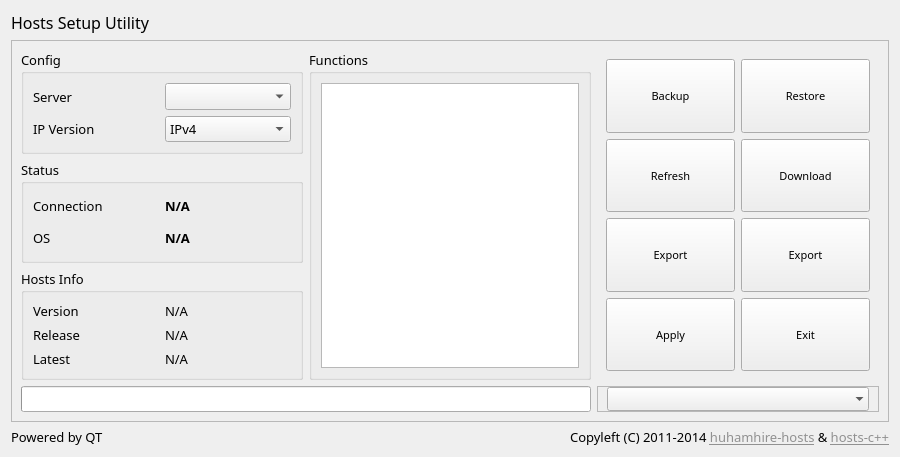
<?xml version="1.0" encoding="UTF-8"?>
<ui version="4.0">
 <author>huhamhire</author>
 <class>Util</class>
 <widget class="QDialog" name="Util">
  <property name="enabled">
   <bool>true</bool>
  </property>
  <property name="geometry">
   <rect>
    <x>0</x>
    <y>0</y>
    <width>900</width>
    <height>457</height>
   </rect>
  </property>
  <property name="sizePolicy">
   <sizepolicy hsizetype="Expanding" vsizetype="Expanding">
    <horstretch>0</horstretch>
    <verstretch>0</verstretch>
   </sizepolicy>
  </property>
  <property name="font">
   <font>
    <family>Sans</family>
    <pointsize>10</pointsize>
   </font>
  </property>
  <property name="contextMenuPolicy">
   <enum>Qt::DefaultContextMenu</enum>
  </property>
  <property name="windowTitle">
   <string>Hosts Setup Utility</string>
  </property>
  <property name="windowIcon">
   <iconset resource="res/util.qrc">
    <normaloff>:/icon/img/icons/ic_launcher.png</normaloff>:/icon/img/icons/ic_launcher.png</iconset>
  </property>
  <property name="locale">
   <locale language="English" country="UnitedStates"/>
  </property>
  <property name="sizeGripEnabled">
   <bool>false</bool>
  </property>
  <property name="modal">
   <bool>false</bool>
  </property>
  <layout class="QGridLayout" name="gridLayout">
   <item row="0" column="1">
    <widget class="QLabel" name="VersionLabel">
     <property name="sizePolicy">
      <sizepolicy hsizetype="Expanding" vsizetype="Preferred">
       <horstretch>0</horstretch>
       <verstretch>0</verstretch>
      </sizepolicy>
     </property>
     <property name="font">
      <font>
       <pointsize>10</pointsize>
      </font>
     </property>
     <property name="alignment">
      <set>Qt::AlignRight|Qt::AlignTrailing|Qt::AlignVCenter</set>
     </property>
    </widget>
   </item>
   <item row="2" column="0">
    <widget class="QLabel" name="label">
     <property name="sizePolicy">
      <sizepolicy hsizetype="Expanding" vsizetype="Preferred">
       <horstretch>0</horstretch>
       <verstretch>0</verstretch>
      </sizepolicy>
     </property>
     <property name="font">
      <font>
       <pointsize>10</pointsize>
      </font>
     </property>
     <property name="text">
      <string>Powered by QT</string>
     </property>
    </widget>
   </item>
   <item row="2" column="1">
    <widget class="QLabel" name="Copyright">
     <property name="sizePolicy">
      <sizepolicy hsizetype="Expanding" vsizetype="Preferred">
       <horstretch>0</horstretch>
       <verstretch>0</verstretch>
      </sizepolicy>
     </property>
     <property name="font">
      <font>
       <pointsize>10</pointsize>
      </font>
     </property>
     <property name="text">
      <string>&lt;html&gt;&lt;head/&gt;&lt;body&gt;&lt;p&gt;Copyleft (C) 2011-2014 &lt;a href=&quot;https://hosts.huhamhire.com/&quot;&gt;&lt;span style=&quot; text-decoration: underline; color:#919191;&quot;&gt;huhamhire-hosts&lt;/span&gt;&lt;/a&gt; &amp;amp; &lt;a href=&quot;https://github.com/wzyy2/Hoststool-Cpp&quot;&gt;&lt;span style=&quot; text-decoration: underline; color:#919191;&quot;&gt;hosts-c++&lt;/span&gt;&lt;/a&gt;&lt;/p&gt;&lt;/body&gt;&lt;/html&gt;</string>
     </property>
     <property name="alignment">
      <set>Qt::AlignRight|Qt::AlignTrailing|Qt::AlignVCenter</set>
     </property>
    </widget>
   </item>
   <item row="1" column="0" colspan="2">
    <widget class="QFrame" name="mainFrame">
     <property name="sizePolicy">
      <sizepolicy hsizetype="Expanding" vsizetype="Expanding">
       <horstretch>0</horstretch>
       <verstretch>0</verstretch>
      </sizepolicy>
     </property>
     <property name="font">
      <font>
       <pointsize>10</pointsize>
      </font>
     </property>
     <property name="frameShape">
      <enum>QFrame::StyledPanel</enum>
     </property>
     <property name="frameShadow">
      <enum>QFrame::Raised</enum>
     </property>
     <layout class="QGridLayout" name="gridLayout_2">
      <item row="0" column="4" rowspan="3">
       <widget class="QFrame" name="frame">
        <property name="sizePolicy">
         <sizepolicy hsizetype="Expanding" vsizetype="Expanding">
          <horstretch>0</horstretch>
          <verstretch>0</verstretch>
         </sizepolicy>
        </property>
        <property name="frameShape">
         <enum>QFrame::NoFrame</enum>
        </property>
        <property name="frameShadow">
         <enum>QFrame::Raised</enum>
        </property>
        <property name="lineWidth">
         <number>0</number>
        </property>
        <layout class="QGridLayout" name="gridLayout_6">
         <item row="0" column="0">
          <widget class="QPushButton" name="ButtonBackup">
           <property name="sizePolicy">
            <sizepolicy hsizetype="Expanding" vsizetype="Expanding">
             <horstretch>0</horstretch>
             <verstretch>0</verstretch>
            </sizepolicy>
           </property>
           <property name="font">
            <font>
             <pointsize>8</pointsize>
            </font>
           </property>
           <property name="focusPolicy">
            <enum>Qt::NoFocus</enum>
           </property>
           <property name="toolTip">
            <string>Backup hosts</string>
           </property>
           <property name="whatsThis">
            <string>Backup the hosts file of current system.</string>
           </property>
           <property name="text">
            <string>Backup</string>
           </property>
           <property name="icon">
            <iconset resource="res/util.qrc">
             <normaloff>:/buttons/img/buttons/button_backup.png</normaloff>
             <disabledoff>:/buttons/img/buttons/button_backup_disabled.png</disabledoff>:/buttons/img/buttons/button_backup.png</iconset>
           </property>
           <property name="iconSize">
            <size>
             <width>32</width>
             <height>32</height>
            </size>
           </property>
           <property name="autoDefault">
            <bool>false</bool>
           </property>
           <property name="default">
            <bool>false</bool>
           </property>
           <property name="flat">
            <bool>false</bool>
           </property>
          </widget>
         </item>
         <item row="0" column="1">
          <widget class="QPushButton" name="ButtonRestore">
           <property name="sizePolicy">
            <sizepolicy hsizetype="Expanding" vsizetype="Expanding">
             <horstretch>0</horstretch>
             <verstretch>0</verstretch>
            </sizepolicy>
           </property>
           <property name="font">
            <font>
             <pointsize>8</pointsize>
            </font>
           </property>
           <property name="focusPolicy">
            <enum>Qt::NoFocus</enum>
           </property>
           <property name="toolTip">
            <string>Restore backup</string>
           </property>
           <property name="whatsThis">
            <string>Restore a previous backup of hosts file.</string>
           </property>
           <property name="text">
            <string>Restore</string>
           </property>
           <property name="icon">
            <iconset resource="res/util.qrc">
             <normaloff>:/buttons/img/buttons/button_restore.png</normaloff>
             <disabledoff>:/buttons/img/buttons/button_restore_disabled.png</disabledoff>:/buttons/img/buttons/button_restore.png</iconset>
           </property>
           <property name="iconSize">
            <size>
             <width>32</width>
             <height>32</height>
            </size>
           </property>
           <property name="autoDefault">
            <bool>false</bool>
           </property>
           <property name="default">
            <bool>false</bool>
           </property>
          </widget>
         </item>
         <item row="1" column="0">
          <widget class="QPushButton" name="ButtonCheck">
           <property name="sizePolicy">
            <sizepolicy hsizetype="Expanding" vsizetype="Expanding">
             <horstretch>0</horstretch>
             <verstretch>0</verstretch>
            </sizepolicy>
           </property>
           <property name="font">
            <font>
             <pointsize>8</pointsize>
            </font>
           </property>
           <property name="focusPolicy">
            <enum>Qt::NoFocus</enum>
           </property>
           <property name="toolTip">
            <string>Check update / Refresh</string>
           </property>
           <property name="whatsThis">
            <string>Check the latest version of hosts data file.</string>
           </property>
           <property name="text">
            <string>Refresh</string>
           </property>
           <property name="icon">
            <iconset resource="res/util.qrc">
             <normaloff>:/buttons/img/buttons/button_update.png</normaloff>
             <disabledoff>:/buttons/img/buttons/button_update_disabled.png</disabledoff>:/buttons/img/buttons/button_update.png</iconset>
           </property>
           <property name="iconSize">
            <size>
             <width>32</width>
             <height>32</height>
            </size>
           </property>
           <property name="autoDefault">
            <bool>false</bool>
           </property>
          </widget>
         </item>
         <item row="2" column="0">
          <widget class="QPushButton" name="ButtonANSI">
           <property name="sizePolicy">
            <sizepolicy hsizetype="Expanding" vsizetype="Expanding">
             <horstretch>0</horstretch>
             <verstretch>0</verstretch>
            </sizepolicy>
           </property>
           <property name="font">
            <font>
             <pointsize>8</pointsize>
            </font>
           </property>
           <property name="focusPolicy">
            <enum>Qt::NoFocus</enum>
           </property>
           <property name="toolTip">
            <string>Save with ANSI</string>
           </property>
           <property name="whatsThis">
            <string>Export to hosts file encoding by ANSI.</string>
           </property>
           <property name="text">
            <string>Export</string>
           </property>
           <property name="icon">
            <iconset resource="res/util.qrc">
             <normaloff>:/buttons/img/buttons/button_ansi.png</normaloff>
             <disabledoff>:/buttons/img/buttons/button_ansi_disabled.png</disabledoff>:/buttons/img/buttons/button_ansi.png</iconset>
           </property>
           <property name="iconSize">
            <size>
             <width>32</width>
             <height>32</height>
            </size>
           </property>
           <property name="autoDefault">
            <bool>false</bool>
           </property>
          </widget>
         </item>
         <item row="2" column="1">
          <widget class="QPushButton" name="ButtonUTF">
           <property name="sizePolicy">
            <sizepolicy hsizetype="Expanding" vsizetype="Expanding">
             <horstretch>0</horstretch>
             <verstretch>0</verstretch>
            </sizepolicy>
           </property>
           <property name="font">
            <font>
             <pointsize>8</pointsize>
            </font>
           </property>
           <property name="focusPolicy">
            <enum>Qt::NoFocus</enum>
           </property>
           <property name="toolTip">
            <string>Save with UTF-8</string>
           </property>
           <property name="whatsThis">
            <string>Export to hosts file encoding by UTF-8.</string>
           </property>
           <property name="text">
            <string>Export</string>
           </property>
           <property name="icon">
            <iconset resource="res/util.qrc">
             <normaloff>:/buttons/img/buttons/button_utf8.png</normaloff>
             <disabledoff>:/buttons/img/buttons/button_utf8_disabled.png</disabledoff>:/buttons/img/buttons/button_utf8.png</iconset>
           </property>
           <property name="iconSize">
            <size>
             <width>32</width>
             <height>32</height>
            </size>
           </property>
           <property name="autoDefault">
            <bool>false</bool>
           </property>
          </widget>
         </item>
         <item row="3" column="0">
          <widget class="QPushButton" name="ButtonApply">
           <property name="sizePolicy">
            <sizepolicy hsizetype="Expanding" vsizetype="Expanding">
             <horstretch>0</horstretch>
             <verstretch>0</verstretch>
            </sizepolicy>
           </property>
           <property name="font">
            <font>
             <pointsize>8</pointsize>
            </font>
           </property>
           <property name="focusPolicy">
            <enum>Qt::NoFocus</enum>
           </property>
           <property name="toolTip">
            <string>Apply hosts</string>
           </property>
           <property name="whatsThis">
            <string>Apply changes to the hosts file.</string>
           </property>
           <property name="text">
            <string>Apply</string>
           </property>
           <property name="icon">
            <iconset resource="res/util.qrc">
             <normaloff>:/buttons/img/buttons/button_apply.png</normaloff>
             <disabledoff>:/buttons/img/buttons/button_apply_disabled.png</disabledoff>:/buttons/img/buttons/button_apply.png</iconset>
           </property>
           <property name="iconSize">
            <size>
             <width>32</width>
             <height>32</height>
            </size>
           </property>
           <property name="autoDefault">
            <bool>false</bool>
           </property>
          </widget>
         </item>
         <item row="3" column="1">
          <widget class="QPushButton" name="ButtonExit">
           <property name="sizePolicy">
            <sizepolicy hsizetype="Expanding" vsizetype="Expanding">
             <horstretch>0</horstretch>
             <verstretch>0</verstretch>
            </sizepolicy>
           </property>
           <property name="font">
            <font>
             <pointsize>8</pointsize>
            </font>
           </property>
           <property name="focusPolicy">
            <enum>Qt::NoFocus</enum>
           </property>
           <property name="toolTip">
            <string>Exit</string>
           </property>
           <property name="whatsThis">
            <string>Close this tool.</string>
           </property>
           <property name="text">
            <string>Exit</string>
           </property>
           <property name="icon">
            <iconset resource="res/util.qrc">
             <normaloff>:/buttons/img/buttons/button_exit.png</normaloff>
             <disabledoff>:/buttons/img/buttons/button_exit_disabled.png</disabledoff>:/buttons/img/buttons/button_exit.png</iconset>
           </property>
           <property name="iconSize">
            <size>
             <width>32</width>
             <height>32</height>
            </size>
           </property>
           <property name="autoDefault">
            <bool>false</bool>
           </property>
          </widget>
         </item>
         <item row="1" column="1">
          <widget class="QPushButton" name="ButtonUpdate">
           <property name="sizePolicy">
            <sizepolicy hsizetype="Expanding" vsizetype="Expanding">
             <horstretch>0</horstretch>
             <verstretch>0</verstretch>
            </sizepolicy>
           </property>
           <property name="font">
            <font>
             <pointsize>8</pointsize>
            </font>
           </property>
           <property name="focusPolicy">
            <enum>Qt::NoFocus</enum>
           </property>
           <property name="toolTip">
            <string>Download data file</string>
           </property>
           <property name="whatsThis">
            <string>Download the latest data file.</string>
           </property>
           <property name="text">
            <string>Download</string>
           </property>
           <property name="icon">
            <iconset resource="res/util.qrc">
             <normaloff>:/buttons/img/buttons/button_download.png</normaloff>
             <disabledoff>:/buttons/img/buttons/button_download_disabled.png</disabledoff>:/buttons/img/buttons/button_download.png</iconset>
           </property>
           <property name="iconSize">
            <size>
             <width>32</width>
             <height>32</height>
            </size>
           </property>
           <property name="autoDefault">
            <bool>false</bool>
           </property>
          </widget>
         </item>
        </layout>
       </widget>
      </item>
      <item row="0" column="0">
       <widget class="QGroupBox" name="ConfigBox">
        <property name="sizePolicy">
         <sizepolicy hsizetype="Expanding" vsizetype="Expanding">
          <horstretch>0</horstretch>
          <verstretch>0</verstretch>
         </sizepolicy>
        </property>
        <property name="font">
         <font>
          <pointsize>10</pointsize>
         </font>
        </property>
        <property name="title">
         <string>Config</string>
        </property>
        <layout class="QGridLayout" name="gridLayout_3">
         <item row="0" column="0">
          <widget class="QLabel" name="labelIP">
           <property name="sizePolicy">
            <sizepolicy hsizetype="Expanding" vsizetype="Expanding">
             <horstretch>0</horstretch>
             <verstretch>0</verstretch>
            </sizepolicy>
           </property>
           <property name="font">
            <font>
             <pointsize>10</pointsize>
            </font>
           </property>
           <property name="text">
            <string>Server</string>
           </property>
           <property name="buddy">
            <cstring>SelectMirror</cstring>
           </property>
          </widget>
         </item>
         <item row="1" column="1">
          <widget class="QComboBox" name="SelectIP">
           <property name="sizePolicy">
            <sizepolicy hsizetype="Expanding" vsizetype="Expanding">
             <horstretch>0</horstretch>
             <verstretch>0</verstretch>
            </sizepolicy>
           </property>
           <property name="font">
            <font>
             <pointsize>10</pointsize>
            </font>
           </property>
           <item>
            <property name="text">
             <string notr="true">IPv4</string>
            </property>
           </item>
           <item>
            <property name="text">
             <string notr="true">IPv6</string>
            </property>
           </item>
          </widget>
         </item>
         <item row="0" column="1">
          <widget class="QComboBox" name="SelectMirror">
           <property name="sizePolicy">
            <sizepolicy hsizetype="Expanding" vsizetype="Expanding">
             <horstretch>0</horstretch>
             <verstretch>0</verstretch>
            </sizepolicy>
           </property>
           <property name="font">
            <font>
             <pointsize>10</pointsize>
            </font>
           </property>
          </widget>
         </item>
         <item row="1" column="0">
          <widget class="QLabel" name="labelMirror">
           <property name="font">
            <font>
             <pointsize>10</pointsize>
            </font>
           </property>
           <property name="text">
            <string>IP Version</string>
           </property>
           <property name="buddy">
            <cstring>SelectIP</cstring>
           </property>
          </widget>
         </item>
        </layout>
       </widget>
      </item>
      <item row="0" column="1" rowspan="3">
       <widget class="QGroupBox" name="FunctionsBox">
        <property name="sizePolicy">
         <sizepolicy hsizetype="Expanding" vsizetype="Expanding">
          <horstretch>0</horstretch>
          <verstretch>0</verstretch>
         </sizepolicy>
        </property>
        <property name="font">
         <font>
          <pointsize>10</pointsize>
         </font>
        </property>
        <property name="title">
         <string>Functions</string>
        </property>
        <layout class="QHBoxLayout" name="horizontalLayout_2">
         <item>
          <widget class="QListWidget" name="Functionlist">
           <property name="sizePolicy">
            <sizepolicy hsizetype="Expanding" vsizetype="Expanding">
             <horstretch>0</horstretch>
             <verstretch>0</verstretch>
            </sizepolicy>
           </property>
           <property name="font">
            <font>
             <pointsize>10</pointsize>
            </font>
           </property>
          </widget>
         </item>
        </layout>
       </widget>
      </item>
      <item row="1" column="0">
       <widget class="QGroupBox" name="StatusBox">
        <property name="sizePolicy">
         <sizepolicy hsizetype="Expanding" vsizetype="Expanding">
          <horstretch>0</horstretch>
          <verstretch>0</verstretch>
         </sizepolicy>
        </property>
        <property name="font">
         <font>
          <pointsize>10</pointsize>
         </font>
        </property>
        <property name="title">
         <string>Status</string>
        </property>
        <layout class="QGridLayout" name="gridLayout_5">
         <item row="1" column="0">
          <widget class="QLabel" name="labelOS">
           <property name="sizePolicy">
            <sizepolicy hsizetype="Expanding" vsizetype="Expanding">
             <horstretch>0</horstretch>
             <verstretch>0</verstretch>
            </sizepolicy>
           </property>
           <property name="font">
            <font>
             <pointsize>10</pointsize>
            </font>
           </property>
           <property name="text">
            <string>OS</string>
           </property>
          </widget>
         </item>
         <item row="0" column="1">
          <widget class="QLabel" name="labelConnStat">
           <property name="sizePolicy">
            <sizepolicy hsizetype="Expanding" vsizetype="Expanding">
             <horstretch>0</horstretch>
             <verstretch>0</verstretch>
            </sizepolicy>
           </property>
           <property name="font">
            <font>
             <pointsize>10</pointsize>
             <weight>75</weight>
             <bold>true</bold>
            </font>
           </property>
           <property name="text">
            <string>N/A</string>
           </property>
          </widget>
         </item>
         <item row="0" column="0">
          <widget class="QLabel" name="labelConn">
           <property name="sizePolicy">
            <sizepolicy hsizetype="Expanding" vsizetype="Expanding">
             <horstretch>0</horstretch>
             <verstretch>0</verstretch>
            </sizepolicy>
           </property>
           <property name="font">
            <font>
             <pointsize>10</pointsize>
            </font>
           </property>
           <property name="text">
            <string>Connection</string>
           </property>
          </widget>
         </item>
         <item row="1" column="1">
          <widget class="QLabel" name="labelOSStat">
           <property name="sizePolicy">
            <sizepolicy hsizetype="Expanding" vsizetype="Expanding">
             <horstretch>0</horstretch>
             <verstretch>0</verstretch>
            </sizepolicy>
           </property>
           <property name="font">
            <font>
             <pointsize>10</pointsize>
             <weight>75</weight>
             <bold>true</bold>
            </font>
           </property>
           <property name="text">
            <string>N/A</string>
           </property>
          </widget>
         </item>
        </layout>
       </widget>
      </item>
      <item row="2" column="0">
       <widget class="QGroupBox" name="InfoBox">
        <property name="sizePolicy">
         <sizepolicy hsizetype="Expanding" vsizetype="Expanding">
          <horstretch>0</horstretch>
          <verstretch>0</verstretch>
         </sizepolicy>
        </property>
        <property name="font">
         <font>
          <pointsize>10</pointsize>
         </font>
        </property>
        <property name="title">
         <string>Hosts Info</string>
        </property>
        <layout class="QGridLayout" name="gridLayout_4">
         <item row="2" column="0">
          <widget class="QLabel" name="labelLatest">
           <property name="sizePolicy">
            <sizepolicy hsizetype="Expanding" vsizetype="Expanding">
             <horstretch>0</horstretch>
             <verstretch>0</verstretch>
            </sizepolicy>
           </property>
           <property name="font">
            <font>
             <pointsize>10</pointsize>
            </font>
           </property>
           <property name="text">
            <string>Latest</string>
           </property>
          </widget>
         </item>
         <item row="2" column="1">
          <widget class="QLabel" name="labelLatestData">
           <property name="sizePolicy">
            <sizepolicy hsizetype="Expanding" vsizetype="Expanding">
             <horstretch>0</horstretch>
             <verstretch>0</verstretch>
            </sizepolicy>
           </property>
           <property name="font">
            <font>
             <pointsize>10</pointsize>
            </font>
           </property>
           <property name="text">
            <string>N/A</string>
           </property>
          </widget>
         </item>
         <item row="1" column="0">
          <widget class="QLabel" name="labelRelease">
           <property name="sizePolicy">
            <sizepolicy hsizetype="Expanding" vsizetype="Expanding">
             <horstretch>0</horstretch>
             <verstretch>0</verstretch>
            </sizepolicy>
           </property>
           <property name="font">
            <font>
             <pointsize>10</pointsize>
            </font>
           </property>
           <property name="text">
            <string>Release</string>
           </property>
          </widget>
         </item>
         <item row="1" column="1">
          <widget class="QLabel" name="labelReleaseData">
           <property name="sizePolicy">
            <sizepolicy hsizetype="Expanding" vsizetype="Expanding">
             <horstretch>0</horstretch>
             <verstretch>0</verstretch>
            </sizepolicy>
           </property>
           <property name="font">
            <font>
             <pointsize>10</pointsize>
            </font>
           </property>
           <property name="text">
            <string>N/A</string>
           </property>
          </widget>
         </item>
         <item row="0" column="1">
          <widget class="QLabel" name="labelVersionData">
           <property name="sizePolicy">
            <sizepolicy hsizetype="Expanding" vsizetype="Expanding">
             <horstretch>0</horstretch>
             <verstretch>0</verstretch>
            </sizepolicy>
           </property>
           <property name="font">
            <font>
             <pointsize>10</pointsize>
            </font>
           </property>
           <property name="text">
            <string>N/A</string>
           </property>
          </widget>
         </item>
         <item row="0" column="0">
          <widget class="QLabel" name="labelVersion">
           <property name="sizePolicy">
            <sizepolicy hsizetype="Expanding" vsizetype="Expanding">
             <horstretch>0</horstretch>
             <verstretch>0</verstretch>
            </sizepolicy>
           </property>
           <property name="font">
            <font>
             <pointsize>10</pointsize>
            </font>
           </property>
           <property name="text">
            <string>Version</string>
           </property>
          </widget>
         </item>
        </layout>
       </widget>
      </item>
      <item row="3" column="0" colspan="2">
       <widget class="QProgressBar" name="Prog">
        <property name="sizePolicy">
         <sizepolicy hsizetype="Expanding" vsizetype="Preferred">
          <horstretch>0</horstretch>
          <verstretch>0</verstretch>
         </sizepolicy>
        </property>
        <property name="font">
         <font>
          <family>Sans</family>
          <pointsize>10</pointsize>
         </font>
        </property>
        <property name="alignment">
         <set>Qt::AlignCenter</set>
        </property>
        <property name="textVisible">
         <bool>true</bool>
        </property>
        <property name="invertedAppearance">
         <bool>false</bool>
        </property>
       </widget>
      </item>
      <item row="3" column="4">
       <widget class="QFrame" name="frame_2">
        <property name="sizePolicy">
         <sizepolicy hsizetype="Expanding" vsizetype="Preferred">
          <horstretch>0</horstretch>
          <verstretch>0</verstretch>
         </sizepolicy>
        </property>
        <property name="font">
         <font>
          <pointsize>26</pointsize>
         </font>
        </property>
        <property name="frameShape">
         <enum>QFrame::StyledPanel</enum>
        </property>
        <property name="frameShadow">
         <enum>QFrame::Raised</enum>
        </property>
        <layout class="QHBoxLayout" name="horizontalLayout">
         <property name="topMargin">
          <number>0</number>
         </property>
         <property name="bottomMargin">
          <number>0</number>
         </property>
         <item>
          <widget class="QComboBox" name="SelectLang">
           <property name="sizePolicy">
            <sizepolicy hsizetype="Expanding" vsizetype="Minimum">
             <horstretch>0</horstretch>
             <verstretch>0</verstretch>
            </sizepolicy>
           </property>
           <property name="minimumSize">
            <size>
             <width>0</width>
             <height>0</height>
            </size>
           </property>
           <property name="font">
            <font>
             <pointsize>10</pointsize>
            </font>
           </property>
           <property name="layoutDirection">
            <enum>Qt::LeftToRight</enum>
           </property>
           <property name="sizeAdjustPolicy">
            <enum>QComboBox::AdjustToContentsOnFirstShow</enum>
           </property>
           <property name="iconSize">
            <size>
             <width>32</width>
             <height>32</height>
            </size>
           </property>
           <property name="frame">
            <bool>false</bool>
           </property>
          </widget>
         </item>
        </layout>
       </widget>
      </item>
     </layout>
    </widget>
   </item>
   <item row="0" column="0">
    <widget class="QLabel" name="TitleLabel">
     <property name="sizePolicy">
      <sizepolicy hsizetype="Expanding" vsizetype="Preferred">
       <horstretch>0</horstretch>
       <verstretch>0</verstretch>
      </sizepolicy>
     </property>
     <property name="font">
      <font>
       <pointsize>12</pointsize>
      </font>
     </property>
     <property name="text">
      <string>Hosts Setup Utility</string>
     </property>
    </widget>
   </item>
  </layout>
 </widget>
 <tabstops>
  <tabstop>Functionlist</tabstop>
  <tabstop>ButtonApply</tabstop>
  <tabstop>ButtonExit</tabstop>
  <tabstop>ButtonCheck</tabstop>
  <tabstop>ButtonUpdate</tabstop>
  <tabstop>ButtonBackup</tabstop>
  <tabstop>ButtonRestore</tabstop>
  <tabstop>ButtonANSI</tabstop>
  <tabstop>ButtonUTF</tabstop>
 </tabstops>
 <resources>
  <include location="res/util.qrc"/>
 </resources>
 <connections>
  <connection>
   <sender>ButtonExit</sender>
   <signal>clicked()</signal>
   <receiver>Util</receiver>
   <slot>close()</slot>
   <hints>
    <hint type="sourcelabel">
     <x>590</x>
     <y>321</y>
    </hint>
    <hint type="destinationlabel">
     <x>627</x>
     <y>317</y>
    </hint>
   </hints>
  </connection>
  <connection>
   <sender>Functionlist</sender>
   <signal>itemChanged(QListWidgetItem*)</signal>
   <receiver>Util</receiver>
   <slot>on_Selection_changed(QListWidgetItem*)</slot>
   <hints>
    <hint type="sourcelabel">
     <x>300</x>
     <y>250</y>
    </hint>
    <hint type="destinationlabel">
     <x>252</x>
     <y>260</y>
    </hint>
   </hints>
  </connection>
  <connection>
   <sender>ButtonApply</sender>
   <signal>clicked()</signal>
   <receiver>Util</receiver>
   <slot>on_MakeHosts_clicked()</slot>
   <hints>
    <hint type="sourcelabel">
     <x>551</x>
     <y>316</y>
    </hint>
    <hint type="destinationlabel">
     <x>516</x>
     <y>281</y>
    </hint>
   </hints>
  </connection>
  <connection>
   <sender>ButtonBackup</sender>
   <signal>clicked()</signal>
   <receiver>Util</receiver>
   <slot>on_Backup_clicked()</slot>
   <hints>
    <hint type="sourcelabel">
     <x>547</x>
     <y>93</y>
    </hint>
    <hint type="destinationlabel">
     <x>519</x>
     <y>57</y>
    </hint>
   </hints>
  </connection>
  <connection>
   <sender>ButtonRestore</sender>
   <signal>clicked()</signal>
   <receiver>Util</receiver>
   <slot>on_Restore_clicked()</slot>
   <hints>
    <hint type="sourcelabel">
     <x>603</x>
     <y>83</y>
    </hint>
    <hint type="destinationlabel">
     <x>629</x>
     <y>56</y>
    </hint>
   </hints>
  </connection>
  <connection>
   <sender>ButtonCheck</sender>
   <signal>clicked()</signal>
   <receiver>Util</receiver>
   <slot>on_CheckUpdate_clicked()</slot>
   <hints>
    <hint type="sourcelabel">
     <x>547</x>
     <y>159</y>
    </hint>
    <hint type="destinationlabel">
     <x>519</x>
     <y>103</y>
    </hint>
   </hints>
  </connection>
  <connection>
   <sender>ButtonUpdate</sender>
   <signal>clicked()</signal>
   <receiver>Util</receiver>
   <slot>on_FetchUpdate_clicked()</slot>
   <hints>
    <hint type="sourcelabel">
     <x>606</x>
     <y>155</y>
    </hint>
    <hint type="destinationlabel">
     <x>631</x>
     <y>109</y>
    </hint>
   </hints>
  </connection>
  <connection>
   <sender>SelectLang</sender>
   <signal>currentIndexChanged(QString)</signal>
   <receiver>Util</receiver>
   <slot>on_Lang_changed(QString)</slot>
   <hints>
    <hint type="sourcelabel">
     <x>572</x>
     <y>373</y>
    </hint>
    <hint type="destinationlabel">
     <x>541</x>
     <y>314</y>
    </hint>
   </hints>
  </connection>
  <connection>
   <sender>ButtonANSI</sender>
   <signal>clicked()</signal>
   <receiver>Util</receiver>
   <slot>on_MakeANSI_clicked()</slot>
   <hints>
    <hint type="sourcelabel">
     <x>549</x>
     <y>243</y>
    </hint>
    <hint type="destinationlabel">
     <x>517</x>
     <y>176</y>
    </hint>
   </hints>
  </connection>
  <connection>
   <sender>ButtonUTF</sender>
   <signal>clicked()</signal>
   <receiver>Util</receiver>
   <slot>on_MakeUTF8_clicked()</slot>
   <hints>
    <hint type="sourcelabel">
     <x>607</x>
     <y>248</y>
    </hint>
    <hint type="destinationlabel">
     <x>634</x>
     <y>177</y>
    </hint>
   </hints>
  </connection>
  <connection>
   <sender>Copyright</sender>
   <signal>linkActivated(QString)</signal>
   <receiver>Util</receiver>
   <slot>on_LinkActivated(QString)</slot>
   <hints>
    <hint type="sourcelabel">
     <x>459</x>
     <y>406</y>
    </hint>
    <hint type="destinationlabel">
     <x>335</x>
     <y>405</y>
    </hint>
   </hints>
  </connection>
  <connection>
   <sender>SelectMirror</sender>
   <signal>currentIndexChanged(int)</signal>
   <receiver>Util</receiver>
   <slot>on_Mirror_changed(int)</slot>
   <hints>
    <hint type="sourcelabel">
     <x>239</x>
     <y>95</y>
    </hint>
    <hint type="destinationlabel">
     <x>255</x>
     <y>12</y>
    </hint>
   </hints>
  </connection>
  <connection>
   <sender>SelectIP</sender>
   <signal>currentIndexChanged(int)</signal>
   <receiver>Util</receiver>
   <slot>on_IPVersion_changed(int)</slot>
   <hints>
    <hint type="sourcelabel">
     <x>239</x>
     <y>131</y>
    </hint>
    <hint type="destinationlabel">
     <x>253</x>
     <y>95</y>
    </hint>
   </hints>
  </connection>
 </connections>
 <slots>
  <slot>on_Mirror_changed(int)</slot>
  <slot>on_IPVersion_changed(int)</slot>
  <slot>on_Selection_changed(QListWidgetItem*)</slot>
  <slot>on_MakeHosts_clicked()</slot>
  <slot>on_Backup_clicked()</slot>
  <slot>on_Restore_clicked()</slot>
  <slot>on_CheckUpdate_clicked()</slot>
  <slot>on_FetchUpdate_clicked()</slot>
  <slot>on_Lang_changed(QString)</slot>
  <slot>on_MakeANSI_clicked()</slot>
  <slot>on_MakeUTF8_clicked()</slot>
  <slot>on_LinkActivated(QString)</slot>
 </slots>
</ui>
